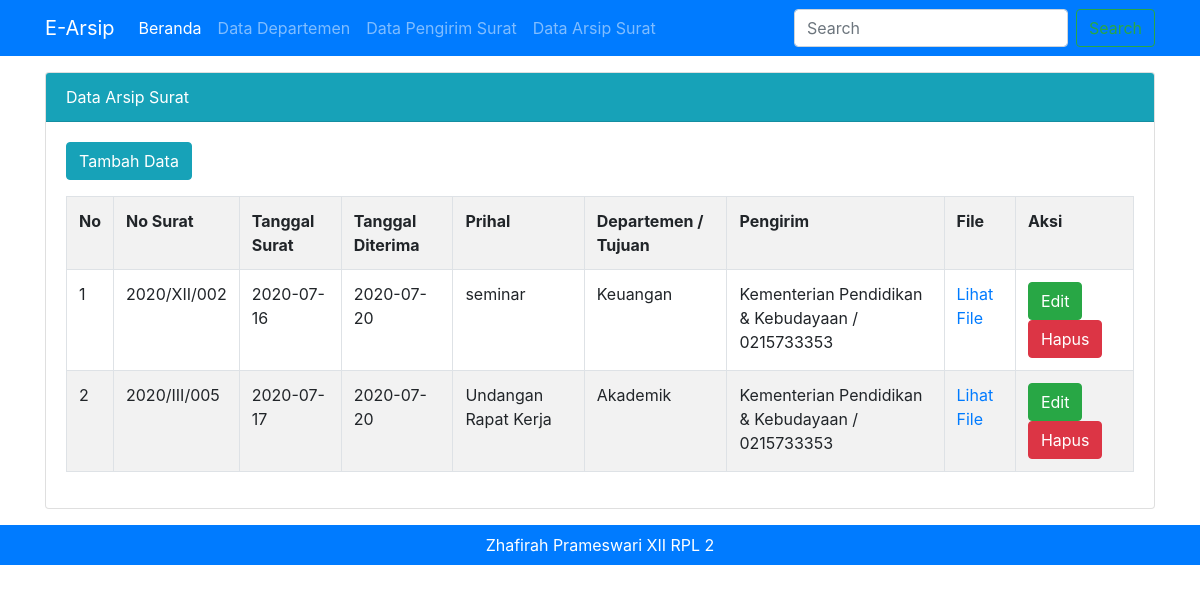
Screenshot of /admin.php?halaman=arsip_surat (signed in) with the database file from the repository.
### tables this page shows
CREATE TABLE `tbl_arsip` (
  `id_arsip` int(11) NOT NULL,
  `no_surat` varchar(30) NOT NULL,
  `tanggal_surat` date NOT NULL,
  `tanggal_diterima` date NOT NULL,
  `prihal` varchar(100) NOT NULL,
  `id_departemen` int(11) NOT NULL,
  `id_pengirim` int(11) NOT NULL,
  `file` text NOT NULL
);

CREATE TABLE `tbl_departemen` (
  `id_departemen` int(11) NOT NULL,
  `nama_departemen` varchar(50) NOT NULL
);

CREATE TABLE `tbl_pengirim_surat` (
  `id_pengirim_surat` int(11) NOT NULL,
  `nama_pengirim` varchar(50) NOT NULL,
  `alamat` text NOT NULL,
  `no_hp` varchar(20) NOT NULL,
  `email` varchar(30) NOT NULL
);

### admin.php (called while the page is built, shortened)
<?php include "template/header.php"; ?>
<?php include "content.php"; ?>
<?php include "template/footer.php"; ?>

### modul/arsip/data.php (the view)
 <div class="card mt-3">
    <div class="card-header bg-info text-white">
        Data Arsip Surat
    </div>
    <div class="card-body">
        <a href="?halaman=arsip_surat&hal=tambahdata" class="btn btn-info mb-3">Tambah Data</a>
        <table class="table table-bordered table-hovered table-striped">
            <tr>
                <th>No</th>
                <th>No Surat</th>
                <th>Tanggal Surat</th>
                <th>Tanggal Diterima</th>
                <th>Prihal</th>
                <th>Departemen / Tujuan</th>
                <th>Pengirim</th>
                <th>File</th>
                <th>Aksi</th>
            </tr>
            <?php
                $tampil = mysqli_query($koneksi, "SELECT
                            tbl_arsip.*,
                            tbl_departemen.nama_departemen,
                            tbl_pengirim_surat.nama_pengirim, tbl_pengirim_surat.no_hp
                          FROM
                            tbl_arsip, tbl_departemen, tbl_pengirim_surat
                          WHERE
                            tbl_arsip.id_departemen = tbl_departemen.id_departemen
                            AND tbl_arsip.id_pengirim = tbl_pengirim_surat.id_pengirim_surat ");
                $no = 1;
                while($data = mysqli_fetch_array($tampil)) :
            ?>
            <tr>
                <td><?=$no++?></td>
                <td><?=$data['no_surat']?></td>
                <td><?=$data['tanggal_surat']?></td>
                <td><?=$data['tanggal_diterima']?></td>
                <td><?=$data['prihal']?></td>
                <td><?=$data['nama_departemen']?></td>
                <td><?=$data['nama_pengirim']?> / <?=$data['no_hp']?> </td>
                <td>
                    <?php
                        if(empty($data['file'])) {
                            echo "-";
                        }else{
                    ?>
                        <a href="file/<?=$data['file']?>" target="$_blank">Lihat File </a>
                    <?php
                        }
                    ?>
                </td>
                <td>
                    <a href="?halaman=arsip_surat&hal=edit&id=<?=$data['id_arsip']?>" class="btn btn-success"> Edit </a>
                    <a href="?halaman=arsip_surat&hal=hapus&id=<?=$data['id_arsip']?>" class="btn btn-danger" onclick="return confirm('Apakah yakin ingin menghapus data ini ?')"> Hapus </a>
                </td>
            </tr>
            <?php endwhile; ?>
        </table>
    </div>
</div>

### template/header.php (shortened to what this page needs)
<!doctype html>
<html lang="en">
  <head>
    <link rel="stylesheet" href="assets/css/bootstrap.min.css">
  </head>
    <body>
        <nav class="navbar navbar-expand-lg navbar-dark bg-primary">
            <div class="container">
                <a class="navbar-brand" href="?">E-Arsip</a>
                <div class="collapse navbar-collapse" id="navbarSupportedContent">
                    <ul class="navbar-nav mr-auto">
                        <li class="nav-item active">
                            <a class="nav-link" href="?">Beranda <span class="sr-only">(current)</span></a>
                        </li>
                        <li class="nav-item">
                            <a class="nav-link" href="?halaman=departemen">Data Departemen</a>
                        </li>
                        <li class="nav-item">
                            <a class="nav-link" href="?halaman=pengirim_surat">Data Pengirim Surat</a>
                        </li>
                        <li class="nav-item">
                            <a class="nav-link" href="?halaman=arsip_surat">Data Arsip Surat</a>
                        </li>
                    </ul>
                    <form class="form-inline my-2 my-lg-0">
                        <input class="form-control mr-sm-2" type="search" placeholder="Search" aria-label="Search">
                        <button class="btn btn-outline-success my-2 my-sm-0" type="submit">Search</button>
                    </form>
                </div>
            </div>
        </nav>
            <div class="container">

### content.php
<?php
    @$halaman = $_GET['halaman'];
    if($halaman == "departemen") {
        include "modul/departemen/departemen.php";
    }elseif($halaman == "pengirim_surat") {
        include "modul/pengirim_surat/pengirim_surat.php";
    }elseif($halaman == "arsip_surat") {
        if(@$_GET['hal'] == "tambahdata" || @$_GET['hal'] == "edit" || @$_GET['hal'] == "hapus" ) {
            include "modul/arsip/form.php";
        }else {
            include "modul/arsip/data.php";
        }
    }else {
        include "modul/home.php";
    }
?>

### template/footer.php (shortened to what this page needs)
</div>
        <footer class= "bg-primary text-center text-white pt-2 pb-2 mt-3">Zhafirah Prameswari XII RPL 2</footer>
    </body>
</html>

### rows the page displays
tbl_arsip: no_surat "2020/XII/002", tanggal_surat "2020-07-16", tanggal_diterima "2020-07-20", prihal "seminar", id_departemen.nama_departemen "Keuangan", tbl_pengirim_surat.nama_pengirim "Kementerian Pendidikan & Kebudayaan", tbl_pengirim_surat.no_hp "0215733353"
tbl_arsip: no_surat "2020/III/005", tanggal_surat "2020-07-17", tanggal_diterima "2020-07-20", prihal "Undangan Rapat Kerja", id_departemen.nama_departemen "Akademik", tbl_pengirim_surat.nama_pengirim "Kementerian Pendidikan & Kebudayaan", tbl_pengirim_surat.no_hp "0215733353"
